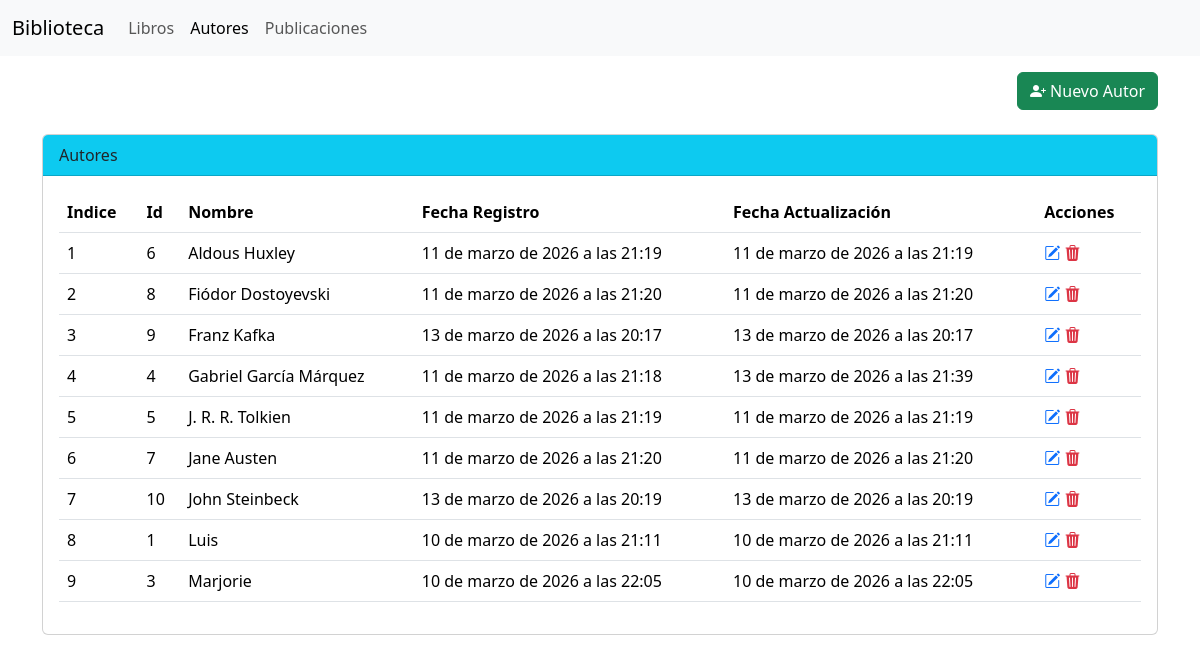
/authors/, run on an earlier commit of the app's database.
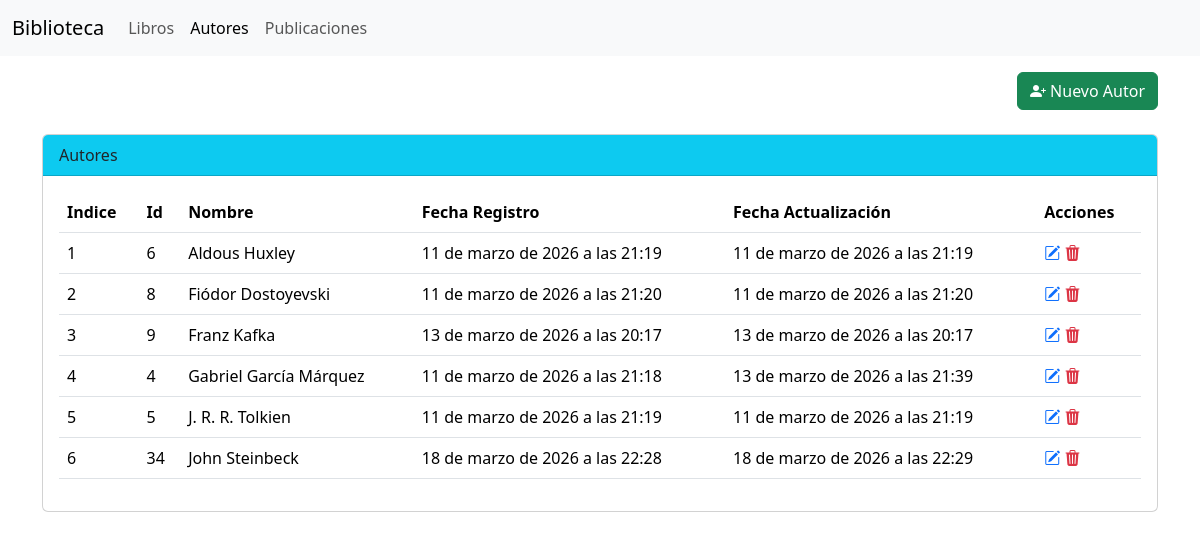
And on a later commit of the database.
### biblioteca_app/models.py (models this page shows, shortened)
class Author(models.Model):
    name        = models.CharField(max_length=255)
    created_at  = models.DateTimeField(auto_now_add=True)
    updated_at  = models.DateTimeField(auto_now=True)

### biblioteca_app/views.py (the view)
# urls.py: path("authors/", authors_list, name="authors_list"),
@require_http_methods(["GET"])
def authors_list(request):
    autores = Author.objects.all().order_by("name")#SELECT * FROM Authors
    contexto = {
        "autores" : autores,
    }
    return render(request, "authors_list.html", contexto)

### biblioteca_app/templates/authors_list.html (shortened to what this page needs)
{% extends "base.html" %}
{% block content %}
<div class="mt-3 d-flex justify-content-end">
    <a class="btn btn-success" href="{% url 'authors_create' %}">
        <i class="bi bi-person-plus-fill"></i> Nuevo Autor
    </a>
</div>
<div class="card mt-4">
    <div class="card-header bg-info">
        Autores
    </div>
    <div class="card-body">
        <table class="table">
            <thead>
                <tr>
                    <th scope="col">Indice</th>
                    <th scope="col">Id</th>
                    <th scope="col">Nombre</th>
                    <th scope="col">Fecha Registro</th>
                    <th scope="col">Fecha Actualización</th>
                    <th scope="col">Acciones</th>
                </tr>
            </thead>
            <tbody>
                {% for autor in autores %}
                <tr>
                    <td>{{ forloop.counter }}</td>
                    <td>{{ autor.id }}</td>
                    <td>{{ autor.name }}</td>
                    <td>{{ autor.created_at }}</td>
                    <td>{{ autor.updated_at }}</td>
                    <td>
                        <div>
                            <a class="text-primary" href="{% url 'authors_update' autor.id %}"><i
                                    class="bi bi-pencil-square"></i></a>
                            <a
                            class="text-danger delete-btn"
                            href=""
                            data-url="{% url 'authors_delete' autor.id %}"
                            data-text="Se eliminará {{ autor.name }}. Esta acción no se puede revertir"
                            data-title = "¿Eliminar Autor?"
                            >
                            <i class="bi bi-trash3-fill"></i></a>
                        </div>
                    </td>
                </tr>
                {% empty %}
                <tr>
                    <td>No hay autores</td>
                </tr>
                {% endfor %}
            </tbody>
        </table>
    </div>
</div>
{% endblock %}

### biblioteca_app/templates/base.html (shortened to what this page needs)
<!DOCTYPE html>
<html lang="es">
<head>
    <link rel="stylesheet" href="https://cdn.jsdelivr.net/npm/bootstrap-icons@1.13.1/font/bootstrap-icons.min.css"
 />
    <link href="https://cdn.jsdelivr.net/npm/bootstrap@5.3.8/dist/css/bootstrap.min.css" rel="stylesheet"
>
</head>
<body>
    <nav class="navbar navbar-expand-lg bg-body-tertiary">
        <div class="container-fluid">
            <a class="navbar-brand" href="#">Biblioteca</a>
            <div class="collapse navbar-collapse" id="navbarNav">
                <ul class="navbar-nav">
                    <li class="nav-item">
                        <a class="nav-link {% if request.resolver_match.url_name == 'book_list' %}active{% endif %}" href="{% url 'book_list' %}" aria-current="page" href="#">Libros</a>
                    </li>
                    <li class="nav-item">
                        <a class="nav-link {% if request.resolver_match.url_name == 'authors_list' %}active{% endif %}" href="{% url 'authors_list' %}">Autores</a>
                    </li>
                    <li class="nav-item">
                        <a class="nav-link {% if request.resolver_match.url_name == 'publishers_list' %}active{% endif %}" href="{% url 'publishers_list' %}">Publicaciones</a>
                    </li>
                </ul>
            </div>
        </div>
    </nav>
    <div class="container">
        {% block content %}{% endblock %}
    </div>
</body>
</html>

What changed in the data, as far as the page shows it:
removed Author: id "7", name "Jane Austen", created_at "11 de marzo de 2026 a las 21:20", updated_at "11 de marzo de 2026 a las 21:20"
removed Author: id "10", name "John Steinbeck", created_at "13 de marzo de 2026 a las 20:19", updated_at "13 de marzo de 2026 a las 20:19"
removed Author: id "1", name "Luis", created_at "10 de marzo de 2026 a las 21:11", updated_at "10 de marzo de 2026 a las 21:11"
removed Author: id "3", name "Marjorie", created_at "10 de marzo de 2026 a las 22:05", updated_at "10 de marzo de 2026 a las 22:05"
added Author: id "34", name "John Steinbeck", created_at "18 de marzo de 2026 a las 22:28", updated_at "18 de marzo de 2026 a las 22:29"
